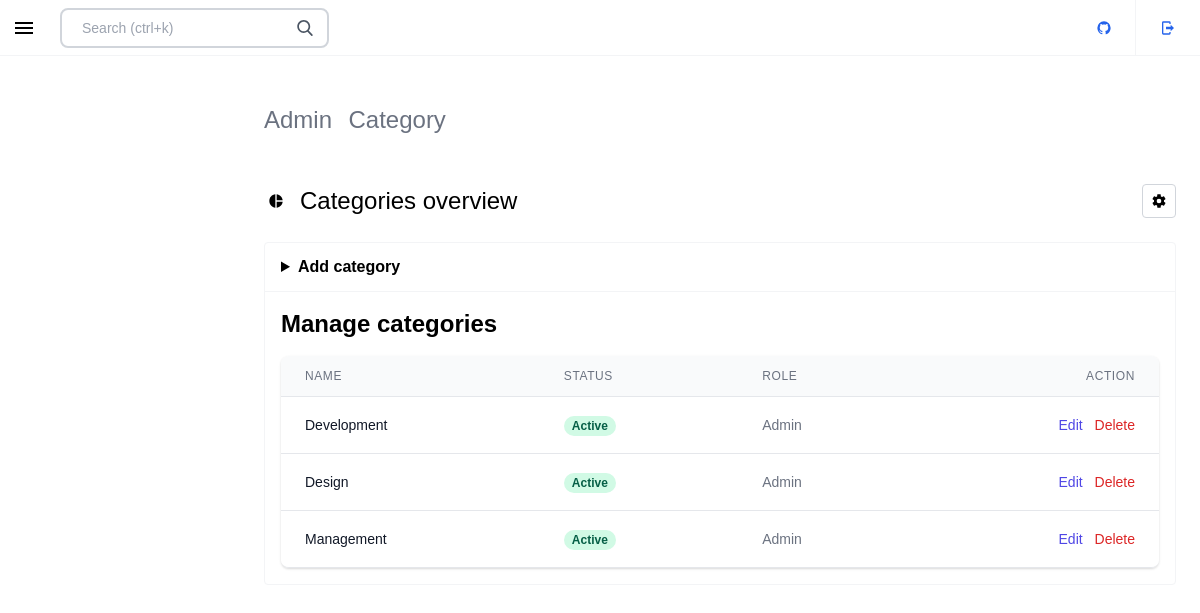
The page /admin/index.php?cat (signed in) on the database its author committed.
### tables this page shows
CREATE TABLE `categories` (
  `cat_id` int(11) NOT NULL AUTO_INCREMENT,
  `cat_name` varchar(32) DEFAULT NULL,
  `slug` varchar(32) DEFAULT NULL,
  PRIMARY KEY (`cat_id`)
);

### admin/inc/function.php (called while the page is built, shortened)
<?php
function select_categories()
{
    include("inc/connect.php");
    $sel_cat = $con->prepare("select * from categories");
    $sel_cat->setFetchMode(PDO::FETCH_ASSOC);
    $sel_cat->execute();
    $cats = array();
    while ($row = $sel_cat->fetch()) {
        array_push($cats, array("name" => $row["cat_name"], "id" => $row["cat_id"]));
    }
    return $cats;
}

### admin/inc/category/category.php (the view, shortened to what this page needs)
<div class="">
    <section class="p-6">
        <div class="justify-between items-center block md:flex">
            <div class="flex shrink-0 grow-0 items-center justify-center mb-6 md:mb-0">
                <ul>
                    <li class="title-stack-item inline-block pr-3 text-2xl text-gray-500 dark:text-gray-400 last:pr-0 last:font-black last:text-black dark:text-gray-100" data-v-fecf18ac="">Admin</li>
                    <li class="title-stack-item inline-block pr-3 text-2xl text-gray-500 dark:text-gray-400 last:pr-0 last:font-black last:text-black dark:text-gray-100" data-v-fecf18ac="">Category</li>
                </ul>
            </div>
        </div>
    </section>
    <section class="px-0 md:px-6 py-6">
        <section class="px-6 sm:px-0 mb-6 flex items-center justify-between">
            <div class="flex items-center justify-start"><span class="inline-flex justify-center items-center w-6 h-6 mr-3"><svg viewBox="0 0 24 24" width="16" height="16" class="inline-block">
                        <path fill="currentColor" d="M11,2V22C5.9,21.5 2,17.2 2,12C2,6.8 5.9,2.5 11,2M13,2V11H22C21.5,6.2 17.8,2.5 13,2M13,13V22C17.7,21.5 21.5,17.8 22,13H13Z" style="--darkreader-inline-fill:currentColor;" data-darkreader-inline-fill=""></path>
                    </svg></span>
                <h1 class="text-2xl">Categories overview</h1>
            </div><button class="inline-flex cursor-pointer justify-center items-center whitespace-nowrap focus:outline-none transition-colors focus:ring duration-150 border rounded ring-blue-700 p-1 bg-white text-black border-gray-300 hover:bg-gray-50" type="button"><span class="inline-flex justify-center items-center w-6 h-6"></span>
            </button>
        </section>
        <div class="md:rounded border-gray-100 dark:bg-gray-900/70 bg-white border dark:border-gray-800 mb-6">
            <header class="border-gray-100 flex items-stretch border-b dark:border-gray-800">
                <div class="flex items-center py-3 flex-grow font-bold px-4">
                    <details class="w-full">
                        <summary>Add category</summary>
                    </details>
                </div>
            </header>
            <div class="flex flex-col flex-grow mt-4">
                <div class="flex items-center justify-between px-4">
                    <p class="text-2xl font-bold">Manage categories</p>
                </div>
                <div class="my-2">
                    <div class="py-2 align-middle px-4">
                        <div class="shadow overflow-hidden border-b border-gray-200 sm:rounded-lg">
                            <table class="divide-y divide-gray-200 min-w-full">
                                <thead class="bg-gray-50">
                                    <tr>
                                        <th scope="col" class="px-6 py-3 text-left text-xs font-medium text-gray-500 uppercase tracking-wider">Name</th>
                                        <th scope="col" class="px-6 py-3 text-left text-xs font-medium text-gray-500 uppercase tracking-wider">Status</th>
                                        <th scope="col" class="px-6 py-3 text-left text-xs font-medium text-gray-500 uppercase tracking-wider">Role</th>
                                        <th scope="col" class="px-6 py-3 text-left text-xs font-medium text-gray-500 uppercase tracking-wider text-right">Action</th>
                                    </tr>
                                </thead>
                                <tbody class="bg-white divide-y divide-gray-200">
                                    <?php
                                    $cats = select_categories();
                                    foreach ($cats as $cat) {
                                    ?>
                                        <tr>
                                            <td class="px-6 py-4 whitespace-nowrap">
                                                <div class="flex items-center">
                                                    <div class="text-sm font-medium text-gray-900"> <?php echo $cat['name'] ?> </div>
                                                </div>
                                            </td>
                                            <td class="px-6 py-4 whitespace-nowrap">
                                                <span class="px-2 inline-flex text-xs leading-5 font-semibold rounded-full bg-green-100 text-green-800"> Active </span>
                                            </td>
                                            <td class="px-6 py-4 whitespace-nowrap text-sm text-gray-500">Admin</td>
                                            <td class="px-6 py-4 whitespace-nowrap text-right text-sm font-medium">
                                                <a href="index.php?edit_cat=<?php echo $cat['id'] ?>" class="text-indigo-600 hover:text-indigo-900">Edit</a>
                                                <a href="index.php?del_cat=<?php echo $cat['id'] ?>" class="text-red-600 hover:text-red-900 ml-2">Delete</a>
                                            </td>
                                        </tr>
                                    <?php }
                                    ?>
                                </tbody>
                            </table>
                        </div>
                    </div>
                </div>
            </div>
        </div>
    </section>
</div>

### admin/css/style.css (style rules this page uses)
* { margin: 0; padding: 0; font-family: 'Lucida Sans', 'Lucida Sans Regular', 'Lucida Grande', 'Lucida Sans Unicode', Geneva, Verdana, sans-serif; }
.text-right { text-align: right; }
summary { cursor: pointer; }

### rows shown on the page
categories: cat_name "Development"
categories: cat_name "Design"
categories: cat_name "Management"
